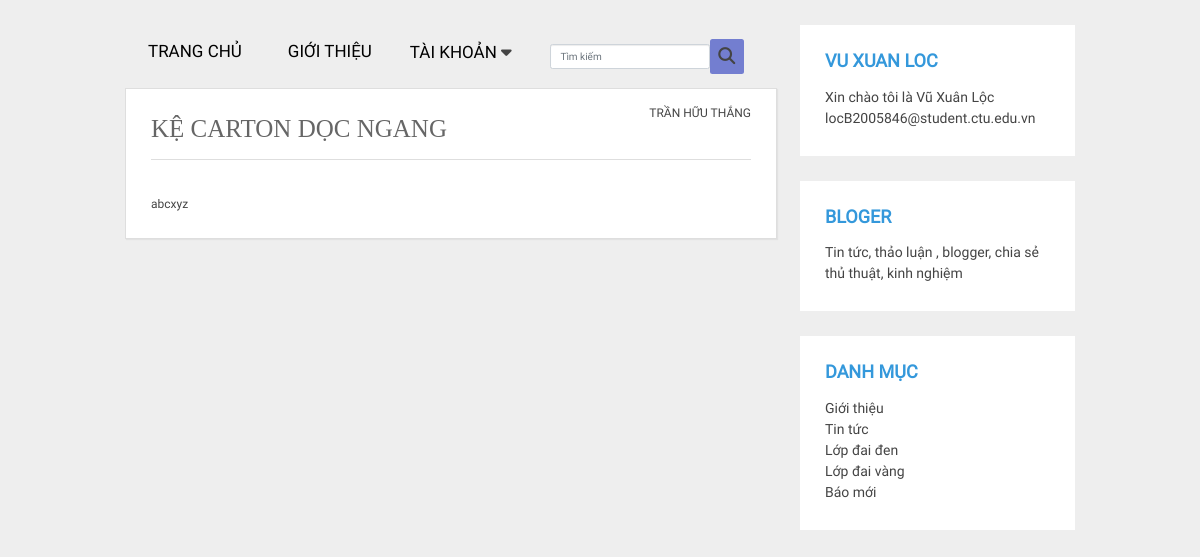
Page /blog_detail.php?id=221 on the committed database.
### tables this page shows
CREATE TABLE `category` (
  `id` int(11) NOT NULL,
  `name` varchar(100) DEFAULT NULL,
  `name_en` varchar(100) DEFAULT NULL,
  `slug` varchar(100) DEFAULT NULL,
  `slug_en` varchar(100) DEFAULT NULL,
  `images` varchar(100) DEFAULT NULL,
  `banner` varchar(100) NOT NULL,
  `home` tinyint(4) NOT NULL DEFAULT 0,
  `status` tinyint(4) NOT NULL DEFAULT 1,
  `level` int(11) NOT NULL DEFAULT 0,
  `created_at` timestamp NOT NULL DEFAULT current_timestamp(),
  `updated_at` timestamp NOT NULL DEFAULT current_timestamp() ON UPDATE current_timestamp()
);

CREATE TABLE `product` (
  `id` int(11) NOT NULL,
  `name` varchar(100) DEFAULT NULL,
  `slug` varchar(100) DEFAULT NULL,
  `thundar` varchar(200) DEFAULT NULL,
  `category_id` int(11) DEFAULT NULL,
  `content` text DEFAULT NULL,
  `create_at` timestamp NULL DEFAULT current_timestamp(),
  `update_at` timestamp NULL DEFAULT current_timestamp()
);

### libraries/Database.php (called while the page is built, shortened)
<?php
class Database{
     public $link;
     public function __construct()
     {
        $this->link = mysqli_connect("localhost","root","","db") or die ();
         mysqli_set_charset($this->link,"utf8");
     }
        public function fetchsql( $sql )
        {
            $result = mysqli_query($this->link,$sql) or die("Lỗi  truy vấn sql " .mysqli_error($this->link));
            $data = [];
            if( $result)
            {
                while ($num = mysqli_fetch_assoc($result))
                {
                    $data[] = $num;
                }
            }
            return $data;
        }
    }

### autoload/autoload.php (called while the page is built, shortened)
<?php
	require_once __DIR__. '/../libraries/Database.php';
	require_once __DIR__. '/../libraries/Function.php';
	$db = new Database;
 ?>

### libraries/Function.php (called while the page is built, shortened)
<?php
    function  getInput($string)
    {
        return isset($_GET[$string]) ? $_GET[$string] : '';
    }
 ?>

### blog_detail.php (the view, shortened to what this page needs)
<?php
require_once __DIR__ . '/autoload/autoload.php';
$id = intval(getInput('id'));
$blogs = $db->fetchsql("SELECT * FROM product WHERE id = $id");
$category = $db->fetchsql("SELECT * FROM category WHERE level=0 AND home=1");
?>
<?php require_once __DIR__ . '/layouts/header.php'; ?>
<div class="wrap">
    <aside class="sidebar">
        <?php include __DIR__ . '/layouts/introduce.php'; ?>
        <div class="widget">
            <h2>DANH MỤC</h2>
            <?php foreach ($category as $cate) : ?>
                <div class="profile-seemore">
                    <div class="seemore-link-icon">
                        <a href="category.php?id=<?php echo $cate['id'] ?>">
                            <p class="profile-link-icon-seemore">
                                <?php echo $cate['name'] ?>
                            </p>
                        </a>
                    </div>
                </div>
            <?php endforeach ?>
        </div>
    </aside>
    <div class="blog">
        <?php foreach ($blogs as $pro) : ?>
            <div class="conteudo">
                <div class="post-info">
                    Trần Hữu Thắng
                </div>
                <h1> <?php echo $pro['name'] ?> </h1>
                <hr>
                <span> <?php echo $pro['content'] ?> </span>
            </div>
        <?php endforeach ?>
    </div>
</div>

### public/frontend/css/style.css (style rules this page uses)
* { margin: 0px; padding: 0px; font-size: 12px; font-family: "Roboto"; color: #444; font-weight: 400; }
ol,ul,p { margin: 0px; list-style: none; }
h1,h2,h3,h4,h5,h6 { padding:0px; margin: 0px; }

### blog_detail.php (style rules this page uses)
body { margin: 0; font-family: 'Open Sans', sans-serif; background: #eee; }
p { font-size: 16px; margin-bottom: 13px; }
hr { background: #dedede; border: 0; height: 1px; }
a { text-decoration: none; color: black; font-size: 16px; }
.wrap { width: 950px; margin: 25px auto; }
.sidebar { width: 275px; float: right; }
.sidebar .widget { margin: 0 0 25px; padding: 25px; background: #fff; transition: all 0.5s ease; border-bottom: 2px solid #fff; }
.sidebar .widget h2 { margin: 0 0 15px; padding: 0; text-transform: uppercase; font-size: 18px; font-weight: 800; color: #3498db; }
.sidebar .widget p { font-size: 14px; }
.sidebar .widget p:last-child { margin: 0; }
.blog { float: left; }
.conteudo { width: 652px; margin: 25px auto; padding: 25px; background: #fff; border: 1px solid #dedede; -webkit-box-shadow: 1px 1px 1px 0px rgba(204, 204, 204, 0.35); -moz-box-shadow: 1px 1px 1px 0px rgba(204, 204, 204, 0.35); box-shadow: 1px 1px 1px 0px rgba(204, 204, 204, 0.35); }
.conteudo h1 { margin: 0 0 15px; padding: 0; font-family: Georgia; font-weight: normal; color: #666; }
.post-info { float: right; margin: -10px 0 15px; font-size: 12px; text-transform: uppercase; }
.conteudo { margin-top: 0px; }

### rows in the picture
category: name "Giới thiệu"
category: name "Tin tức"
category: name "Lớp đai đen"
category: name "Lớp đai vàng"
category: name "Báo mới"
product: name "KỆ CARTON DỌC NGANG", content "abcxyz"
